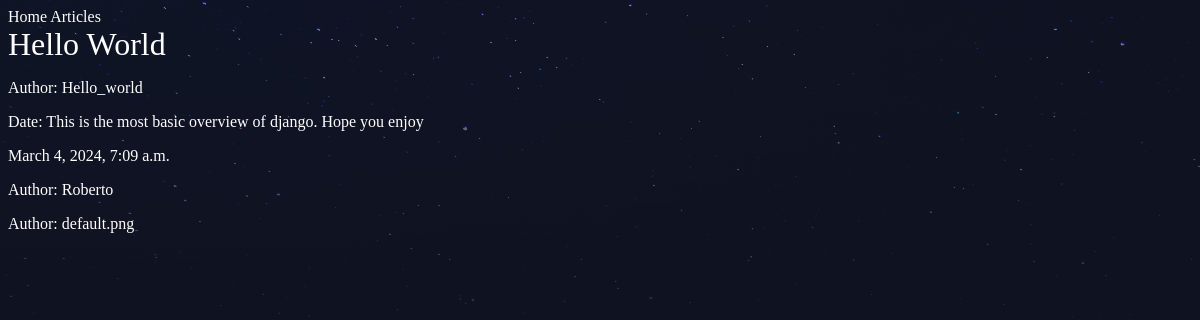
The app's page /article/1/, older data.
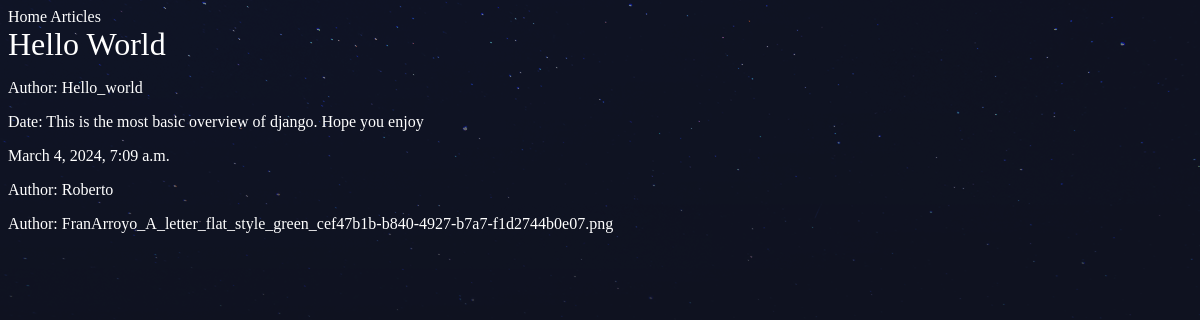
The same page, newer data.
### base/models.py (models this page shows, shortened)
class Article(models.Model):
    title = models.CharField(max_length=200)
    slug = models.SlugField(unique=True, max_length=200)
    content = models.TextField()
    date_published = models.DateTimeField(default=timezone.now)
    author = models.CharField(max_length=100)
    thumb = models.ImageField(default='default.png', blank=True)

### base/views.py (the view)
# urls.py: path('article/<int:article_id>/', views.article_detail, name='article_detail'),
def article_detail(request,article_id,  *args, **kwargs):
    article = get_object_or_404(Article, pk = article_id)
    return render(request, 'base/article_detail.html', {'article':article})

### base/templates/base/article_detail.html
{% extends 'base.html' %}
{% block content %}
    <h1>{{ article.title }}</h1>
    <p>Author: {{ article.slug }}</p>
    <p>Date: {{ article.content }}</p>
    <p>{{ article.date_published }}</p>
    <p>Author: {{ article.author }}</p>
    <p>Author: {{ article.thumb }}</p>
{% endblock %}

Row changes from the older to the newer data that the page shows:
changed Article "Hello World": thumb "default.png" → "FranArroyo_A_letter_flat_style_green_cef47b1b-b840-4927-b7a7-f1d2744b0e07.png"
